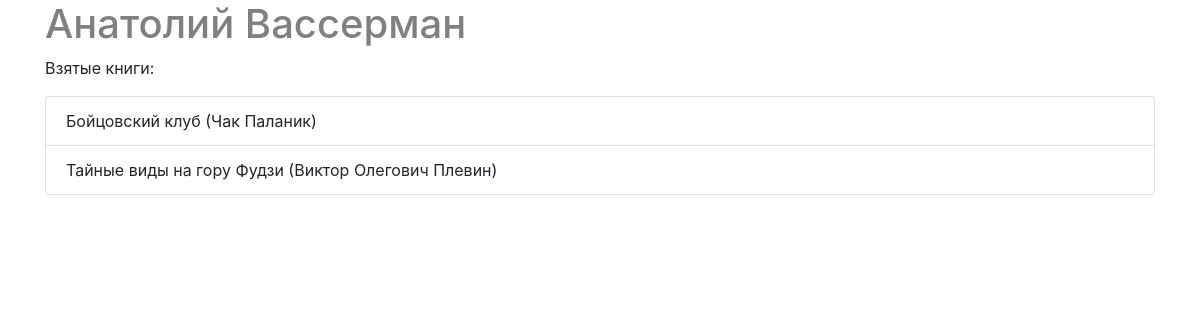
/library/friend/1/, run on the app's committed database.
### first/apps/p_library/models.py (models this page shows, shortened)
class Friend(models.Model):
    friend_name = models.CharField("имя друга", max_length=100)
    class Meta:
        verbose_name = "Друг"
        verbose_name_plural = "Друзья"

class Book(models.Model):
    ISBN = models.CharField("международный книжный номер", max_length=13)
    title = models.TextField("название книги")
    description = models.TextField("описание книги")
    author = models.ForeignKey(Author, on_delete=models.CASCADE, verbose_name="автор книги", related_name="books")
    publisher = models.ForeignKey(Publisher, on_delete=models.CASCADE, verbose_name="издательство", related_name="published_books")
    year_release = models.SmallIntegerField("год издания")
    copy_count = models.SmallIntegerField("количество копий", default=1)
    price = models.DecimalField("цена", max_digits=10, decimal_places=2)
    took_copy = models.ManyToManyField(
        Friend, verbose_name="взят экземпляр книги",
        related_name="borrowed_books", blank=True)
    book_image = models.ImageField("изображение книги", upload_to="book_images/", blank=True, null=True)
    class Meta:
        verbose_name = "Книга"
        verbose_name_plural = "Книги"

class Author(models.Model):
    full_name = models.CharField("имя автора", max_length=50)
    birth_year = models.SmallIntegerField("год рождения")
    country = models.CharField("страна", max_length=2)
    def __str__(self):
        return self.full_name
    class Meta:
        verbose_name = "Автор"
        verbose_name_plural = "Авторы"

### first/apps/p_library/views.py (the view)
# urls.py: path("library/friend/<int:pk>/", FriendDetail.as_view(), name="friend_detail")
class FriendDetail(DetailView):
    model = Friend
    context_object_name = 'friend'

### first/templates/p_library/friend_detail.html (shortened to what this page needs)
{% extends 'base.html' %}
{% load static %}
{% block content %}
    <h1>{{friend.friend_name}}</h1>
    <p>Взятые книги:</p>
    <ul class="list-group mb-3">
        {% for book in friend.borrowed_books.all %}
        <li class="list-group-item">{{ book.title }} ({{ book.author }})</li>
        {% endfor %}
    </ul>
{% endblock %}

### static/css/style.css (style rules this page uses)
h1 { color: grey; }

### data on the page
Friend: friend_name "Анатолий Вассерман"
Book: title "Бойцовский клуб", author "Чак Паланик"
Book: title "Тайные виды на гору Фудзи", author "Виктор Олегович Плевин"
